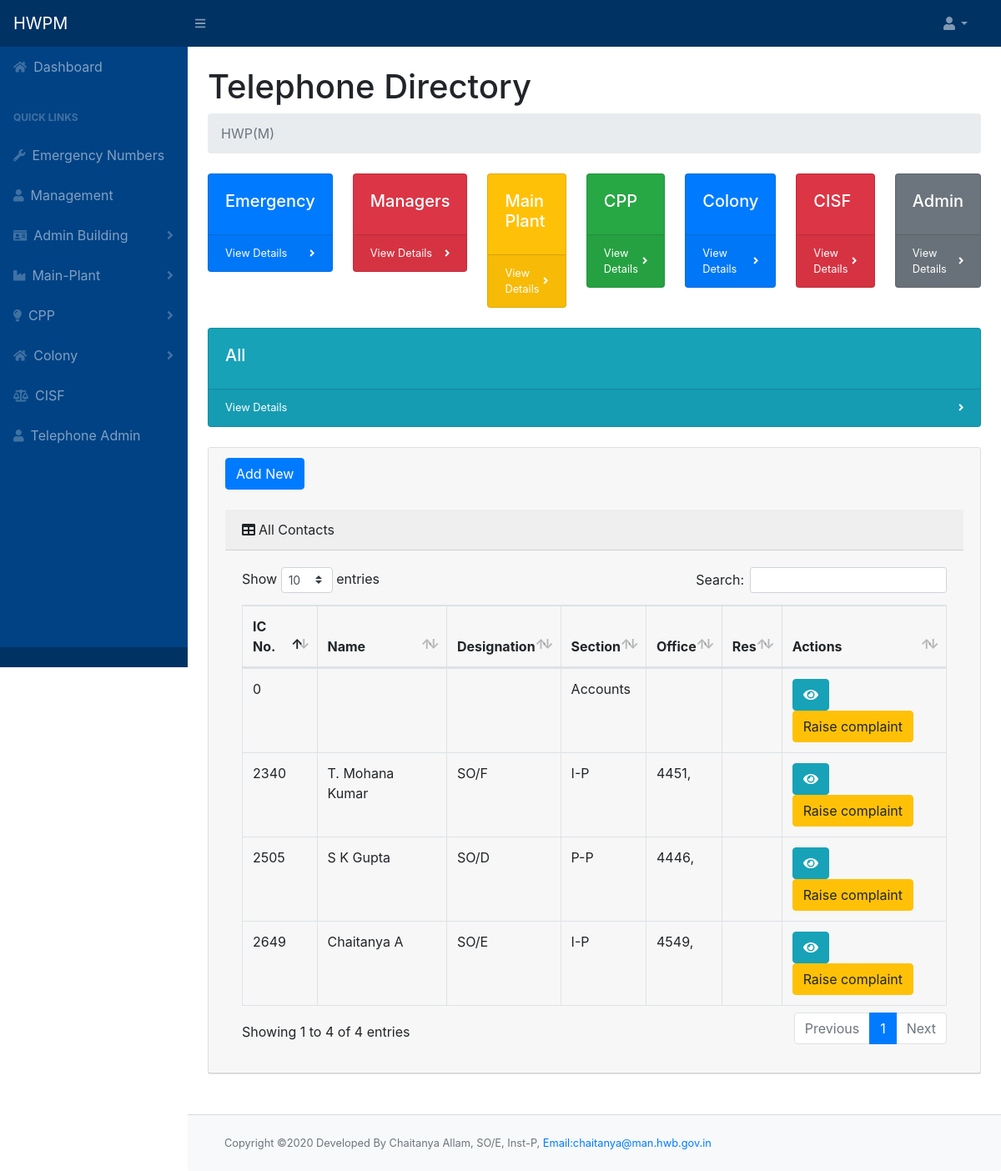
The page / on the database its author committed.
### tables this page shows
CREATE TABLE `employee` (
  `icno` int(10) NOT NULL,
  `name` varchar(50) NOT NULL,
  `designation` varchar(50) NOT NULL,
  `section` varchar(50) NOT NULL,
  `pno` int(20) NOT NULL
);

CREATE TABLE `phone_master` (
  `pno` int(10) NOT NULL,
  `parallel_pno` int(10) NOT NULL,
  `callerid_phone` int(10) NOT NULL,
  `wireless_phone` int(10) NOT NULL,
  `zero_dialing` int(10) NOT NULL,
  `jbdetails` text NOT NULL,
  `complaint_flag` tinyint(1) NOT NULL,
  `icno` int(10) NOT NULL,
  `off` tinyint(1) NOT NULL,
  `res` tinyint(1) NOT NULL,
  `emergency` tinyint(1) NOT NULL
);

### index.php (the view, shortened to what this page needs)
<!DOCTYPE html>
<html lang="en">
<?php include "header.php";
?>
<div id="layoutSidenav_content">
    <main>
        <div class="container-fluid">
            <h1 class="mt-4">Telephone Directory </h1>
            <ol class="breadcrumb mb-4">
                <li class="breadcrumb-item active">HWP(M)</li>
            </ol>
            <div class="row">
                <div class="col-xl col-md-4">
                    <div class="card bg-primary text-white mb-4">
                        <div class="card-body">
                            <h5>Emergency</h5>
                        </div>
                        <div class="card-footer d-flex align-items-center justify-content-between">
                            <a class="small text-white stretched-link" href="mech.php">View Details</a>
                            <div class="small text-white"><i class="fas fa-angle-right"></i></div>
                        </div>
                    </div>
                </div>
                <div class="col-xl col-md-4">
                    <div class="card bg-elec text-white mb-4">
                        <div class="card-body">
                            <h5>Managers</h5>
                        </div>
                        <div class="card-footer d-flex align-items-center justify-content-between">
                            <a class="small text-white stretched-link" href="managers.php">View Details</a>
                            <div class="small text-white"><i class="fas fa-angle-right"></i></div>
                        </div>
                    </div>
                </div>
                <div class="col-xl col-md-4">
                    <div class="card bg-warning text-white mb-4">
                        <div class="card-body">
                            <h5>Main Plant</h5>
                        </div>
                        <div class="card-footer d-flex align-items-center justify-content-between">
                            <a class="small text-white stretched-link" href="mp.php">View Details</a>
                            <div class="small text-white"><i class="fas fa-angle-right"></i></div>
                        </div>
                    </div>
                </div>
                <div class="col-xl col-md-4">
                    <div class="card bg-success text-white mb-4">
                        <div class="card-body">
                            <h5>CPP</h5>
                        </div>
                        <div class="card-footer d-flex align-items-center justify-content-between">
                            <a class="small text-white stretched-link" href="cpp.php">View Details</a>
                            <div class="small text-white"><i class="fas fa-angle-right"></i></div>
                        </div>
                    </div>
                </div>
                <div class="col-xl col-md-4">
                    <div class="card bg-primary text-white mb-4">
                        <div class="card-body">
                            <h5>Colony</h5>
                        </div>
                        <div class="card-footer d-flex align-items-center justify-content-between">
                            <a class="small text-white stretched-link" href="colony.php">View Details</a>
                            <div class="small text-white"><i class="fas fa-angle-right"></i></div>
                        </div>
                    </div>
                </div>
                <div class="col-xl col-md-4">
                    <div class="card bg-danger text-white mb-4">
                        <div class="card-body">
                            <h5>CISF</h5>
                        </div>
                        <div class="card-footer d-flex align-items-center justify-content-between">
                            <a class="small text-white stretched-link" href="inst.php">View Details</a>
                            <div class="small text-white"><i class="fas fa-angle-right"></i></div>
                        </div>
                    </div>
                </div>
                <div class="col-xl col-md-4">
                    <div class="card bg-secondary text-white mb-4">
                        <div class="card-body">
                            <h5>Admin</h5>
                        </div>
                        <div class="card-footer d-flex align-items-center justify-content-between">
                            <a class="small text-white stretched-link" href="inst.php">View Details</a>
                            <div class="small text-white"><i class="fas fa-angle-right"></i></div>
                        </div>
                    </div>
                </div>
                <div class="col-xl col-md-4">
                    <div class="card bg-info text-white mb-4">
                        <div class="card-body">
                            <h5>All</h5>
                        </div>
                        <div class="card-footer d-flex align-items-center justify-content-between">
                            <a class="small text-white stretched-link" href="all.php">View Details</a>
                            <div class="small text-white"><i class="fas fa-angle-right"></i></div>
                        </div>
                    </div>
                </div>
            </div>
            <div class="card mb-4">
                <div class="card-header">
                    <button type="button" class="btn btn-primary" data-toggle="modal" data-target="#myModaladd">Add New </button><br><br>
                    <div class="card-header"><i class="fas fa-table mr-1"></i>All Contacts</div>
                    <div class="card-body">
                        <div class="table-responsive table-hover">
                            <table class="table table-bordered" id="dataTable" width="100%" cellspacing="0">
                                <thead>
                                    <tr>
                                        <th>IC No.</th>
                                        <th>Name</th>
                                        <th>Designation</th>
                                        <th>Section</th>
                                        <th>Office</th>
                                        <th>Res</th>
                                        <th>Actions</th>
                                    </tr>
                                </thead>
                                <tbody>
                                    <?php $query = $conn->query("SELECT * FROM `employee`");
                                    while ($row = $query->fetch_assoc()) {
                                        echo "<tr>";
                                    ?>
                                        <td><?php echo $row['icno'] ?></td>
                                        <td><?php echo $row['name'] ?></td>
                                        <td><?php echo $row['designation'] ?></td>
                                        <td><?php echo $row['section'] ?></td>
                                        <td>
                                            <?php
                                            include "get_off_phone.php";
                                            ?>
                                        </td>
                                        <td>
                                        </td>
                                        <td>
                                        <button type="button" class="btn btn-info" data-toggle="modal" data-target="#myModalview" id="getUser" data-id="<?php echo $row['icno'] ?>"><i class="fa fa-eye"></i></button>
                                        <button type="button" class="btn btn-warning" data-toggle="modal" data-target="#myModalcomplaint" id="complaint" data-id="<?php echo $row['icno'] ?>">Raise complaint</button>
                                        </td>
                                    <?php
                                        echo "</tr>";
                                    } ?>
                                </tbody>
                            </table>
                        </div>
                    </div>
                </div>
            </div>
        </div>
    </main>
    <br>
    <footer class="py-4 bg-light mt-auto card-footer">
        <div class="container-fluid">
            <div class="d-flex align-items-center justify-content-between small">
                <div class="text-muted">Copyright &copy;2020 Developed By Chaitanya Allam, SO/E, Inst-P, <a href="mailto:chaitanya@man.hwb.gov.in" style="font-size:0.8rem">Email:chaitanya@man.hwb.gov.in</a></div>
            </div>
        </div>
    </footer>
</div>
<?php include "footer.php" ?>

### get_off_phone.php
<?php
require_once"config.php";
if (isset($_GET['icno'])) {
    $icno = $_GET['icno'];
    $query_string = "SELECT * FROM `phone_master` where `icno`='" . $icno . "'";
    $query2 = $conn->query($query_string);
    $num_rows = $query2->num_rows;
    if ($num_rows != 0) {
        while ($row2=$query2->fetch_assoc())
        {
            if($row2['off']==1)
            echo $row2['pno'].", ";
        }
    }
}

### rows shown on the page
employee: icno "0", section "Accounts"
employee: icno "2340", name "T. Mohana Kumar", designation "SO/F", section "I-P"
phone_master: pno "4451"
employee: icno "2505", name "S K Gupta", designation "SO/D", section "P-P"
phone_master: pno "4446"
employee: icno "2649", name "Chaitanya A", designation "SO/E", section "I-P"
phone_master: pno "4549"
